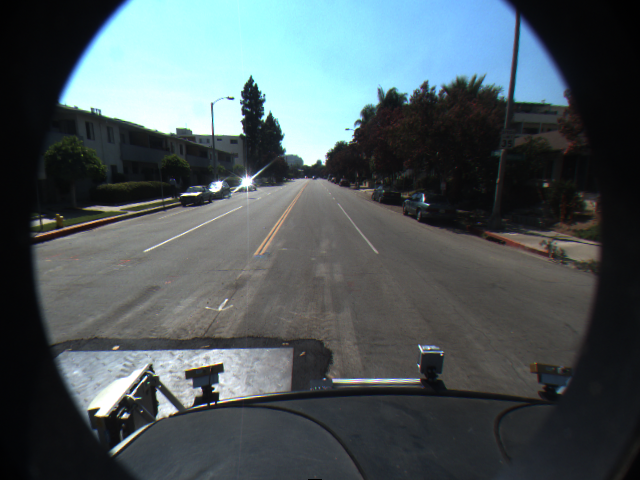
#> input picture images/lane_detection/f00000.png, 640 x 480 px
$ jupyter execute 05_BlockMatching_HarrisCorners_5_2.ipynb   (shell and % lines are left out)   (text cells are left out)
#> lines starting #> are read from the running program, lines starting #| are printed output that depends on the picture; after the words box and inside, x2 and y2 are one past the last pixel; in counts of white or black regions, pixels touching at a corner belong together; long printed decimals are rounded; pictures that were not available may be replaced by others from this repository, and a replacement may not be noted
[cell 1]
import matplotlib.pyplot as plt
from skimage import io, data, feature, color
import numpy as np

# Chose other images if you like
lane1 = io.imread('images/lane_detection/f00000.png')
#> lane1 is the input picture: shape (480, 640, 3); mean R, G, B 76.8, 88.1, 91.5
lane2 = io.imread('images/lane_detection/f00001.png')
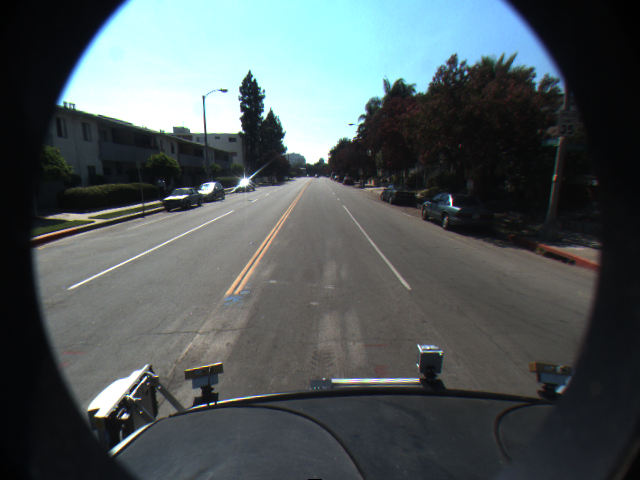
#> input picture images/lane_detection/f00001.png, 640 x 480 px
#> lane2 is the input picture: shape (480, 640, 3); mean R, G, B 79.4, 88.4, 90

# Footage from our Neurocopter project:
# http://berlinbiorobotics.blog/projects/neurocopter/
copter1 = io.imread('images/copter_flight/frame050.jpg')
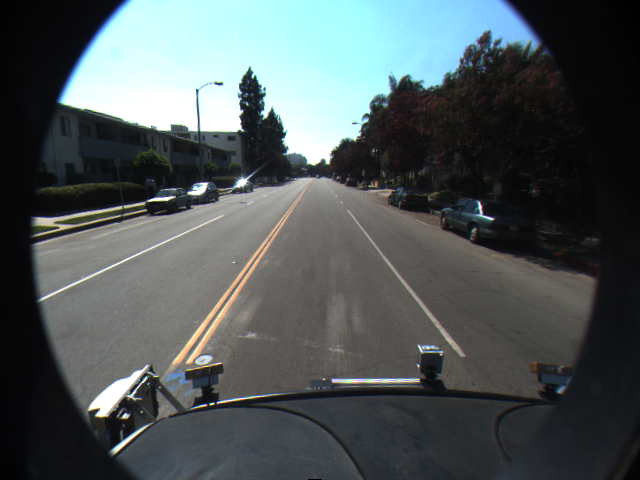
#> input picture images/lane_detection/f00002.png, 640 x 480 px, given in place of frame050.jpg, which was not available
#> copter1 is the input picture: shape (480, 640, 3); mean R, G, B 79, 87.3, 88.4
copter2 = io.imread('images/copter_flight/frame052.jpg')
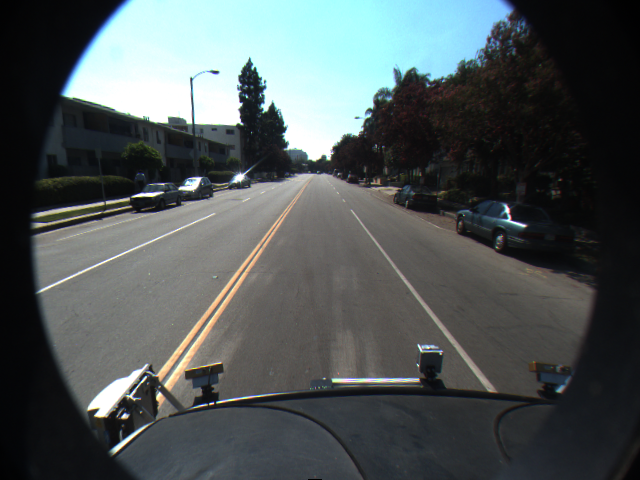
#> input picture images/lane_detection/f00003.png, 640 x 480 px, given in place of frame052.jpg, which was not available
#> copter2 is the input picture: shape (480, 640, 3); mean R, G, B 78.9, 86.2, 86.8

fig = plt.figure(figsize=(15, 10))
ax11 = plt.subplot(2, 2, 1)
ax12 = plt.subplot(2, 2, 2)
ax21 = plt.subplot(2, 2, 3)
ax22 = plt.subplot(2, 2, 4)

ax11.imshow(lane1)
ax12.imshow(lane2)

ax21.imshow(copter1)
ax22.imshow(copter2)
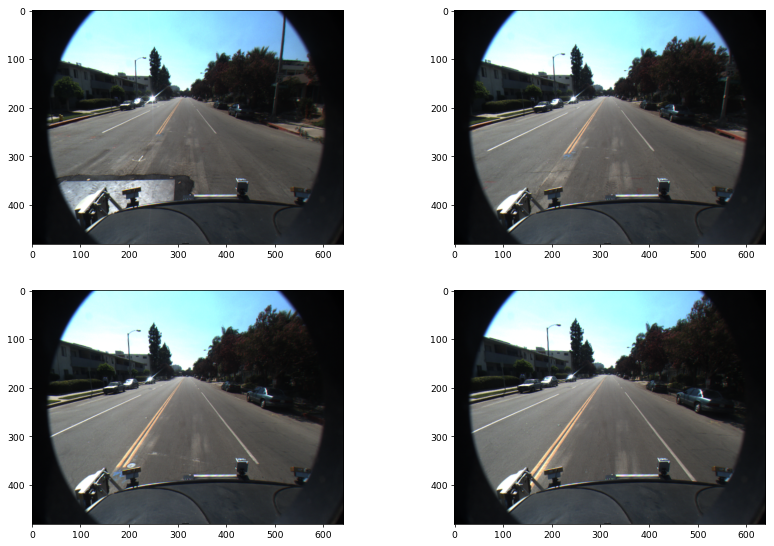
#> figure drawn by matplotlib, 4 panels

[cell 2]
"""
for each pixel 𝑥, 𝑦 in 𝐼
    iterate over all Δ𝑥, Δ𝑦 in a window 𝑊 around 𝑥, 𝑦
        compute the (windowed) SSD between
        𝐼_𝑡(𝑥,𝑦) and 𝐼_{𝑡+1}(𝑥+Δ𝑥,𝑦+Δ𝑦)
    store the flow vector Δ𝑥, Δ𝑦 for the position 𝑥, 𝑦


def get_window(image, x, y, window_size):

    :param window_size: (height, width) values should be odd


    delta_y, delta_x = window_size // 2
    im_h, im_w = image.shape
    y_min, y_max = np.clip(np.array([y - delta_y, y + delta_y]), 0, im_h - 1)
    x_min, x_max = np.clip(np.array([x - delta_x, x + delta_x]), 0, im_w - 1)
    return image[y_min:y_max, x_min:x_max]


def calc_flow(x, y, block, search_window):
    flow_vector = None
    min_ssd = None
    y_min, y_max = [1,2]
    x_min, x_max = [1,2]
    for yi in range(y_min, y_max):
        for xi in range(x_min, x_max):
            v = np.array([xi, yi]) - np.array([x, y])
            ssd = None
    return flow_vector


# def calc_windowed_ssd(x, y, block_size, image):
#     pass

store = {}
block_size = (11, 11)
search_window_size = (100, 100)
pois = [(5, 5)]
sequence = [lane1, lane2]
for t, image in enumerate(sequence):
    if t == 0:
        continue

    im_h, im_w = image.shape
    for y in range(im_h):
        for x in range(im_w):
            block = get_window(sequence[t - 1], x, y, block_size)
            search_window = get_window(image, x, y, search_window_size)
            flow_vector = calc_flow(x, y, block, search_window)
            store[(x, y)] = flow_vector
    min_ssd = None

None
"""

[cell 3]
from skimage import filters

im = color.rgb2gray(copter1)
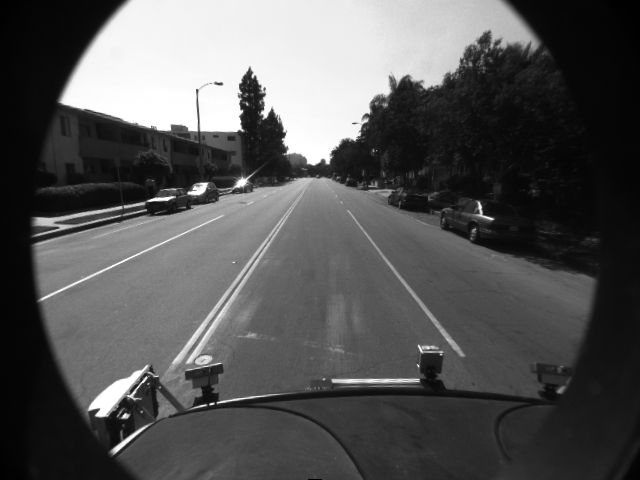
#> im: shape (480, 640) float64; min 0, max 1, mean 0.336
im_width, im_height = im.shape
#> im_width = 480; im_height = 640
H = np.empty([im_width, im_height, 4])
R = np.empty([im_width, im_height])
k = 0.04

print(im_width, im_height)
#| 480 640

# 1) Compute derivations of I
I_x = filters.sobel_h(im)
I_y = filters.sobel_v(im)
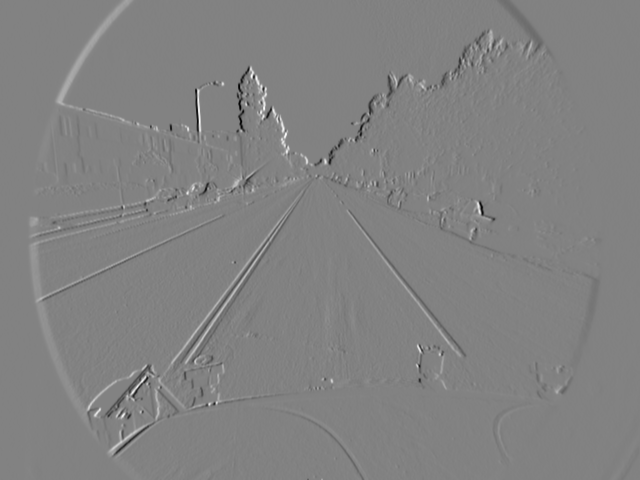
#> I_y: shape (480, 640) float64; min -0.791, max 0.759, mean 6.94e-05; drawn with min black and max white

# 2) Compute products of derivatives at every pixel
I_x2 = I_x*I_x
I_y2 = I_y*I_y
I_xy = I_x*I_y
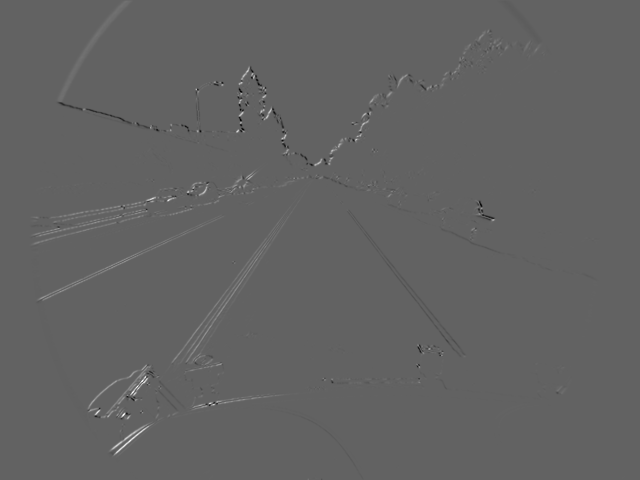
#> I_xy: shape (480, 640) float64; min -0.228, max 0.363, mean 0.000757; drawn with min black and max white

# 3) Compute sums of products at every pixel
S_x2 = filters.sobel(I_x2)
S_y2 = filters.sobel(I_y2)
S_xy = filters.sobel(I_xy)
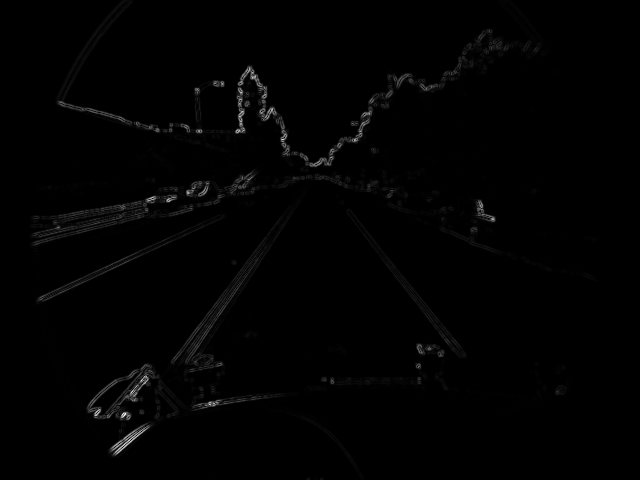
#> S_xy: shape (480, 640) float64; min 0, max 0.249, mean 0.00221; drawn with min black and max white

# 4) Define matrix at each pixel
for x in range(im_width):
    for y in range(im_height):
        H[x][y][0] = S_x2[x][y]
        H[x][y][1] = S_xy[x][y]
        H[x][y][2] = S_xy[x][y]
        H[x][y][3] = S_y2[x][y]

# 5) Compute detector response: R = det H - k* trace H **2            det=ad-bc    trace=a+d
for x in range(im_width):
    for y in range(im_height):
        det = (H[x][y][0]*H[x][y][3]) - (H[x][y][1]*H[x][y][2]) # second term always zero therefore obsolet, right?
        trace = H[x][y][0]+H[x][y][3]
        R[x][y] = det - k*(np.power(trace,2))

[cell 4]
# 6) Threshold the value of R. Compute nonmax suppression
R[R <= 0.005] = 0
rmax = R.max()
#> rmax = 0.0479
rmin = R.min()
#> rmin = 0
print(rmax, rmin)
#| 0.04791 0.0
print(np.count_nonzero(R))
#| 323

kernel_size = 3
result = np.zeros([im_width, im_height])

LC_vec = []

for x in range(im_width-(kernel_size-1)):
    for y in range(im_height-(kernel_size-1)):
        R_window = R[x:x+kernel_size,y:y+kernel_size]
        score = np.sum(R_window)
        result[x+1][y+1] = score

#second Treshold to reduce LC vector length
#result[result <= 0.04] = 0
#print(np.count_nonzero(result))

for x in range(im_width):
    for y in range(im_height):
        if(result[x][y] != 0.0):
            LC_vec.append((x,y))

# print(len(LC_vec))
# print(LC_vec)


fig = plt.figure(figsize=(20, 15))
plt.imshow(result, cmap='gray')


"""
print(result.max())
result[result <= 0.03] = 0
print(np.count_nonzero(result))

for dot in ...
patches = Circle((cy, cx), radius=3, color='red')
"""

[cell 5]
# Get most valuable Harris Corner
corner = np.argmax(result)
#> corner = 70001
corner_x = corner / im_height
#> corner_x = 109.4
corner_y = corner % im_height
#> corner_y = 241

HC = (corner_y, corner_x)
#> HC = (241, 109.4)
print(HC)
#| (241, 109.377)

[cell 6]
LC_vec

[cell 7]
# OpenCV
import cv2
print(cv2.__version__)

[cell 8]
import cv2 as cv


copter1_gray = cv.imread('images/copter_flight/frame050.jpg', cv.IMREAD_GRAYSCALE)
#> copter1_gray: shape (480, 640); min 0, max 255, mean 84.5
copter2_gray = cv.imread('images/copter_flight/frame052.jpg', cv.IMREAD_GRAYSCALE)
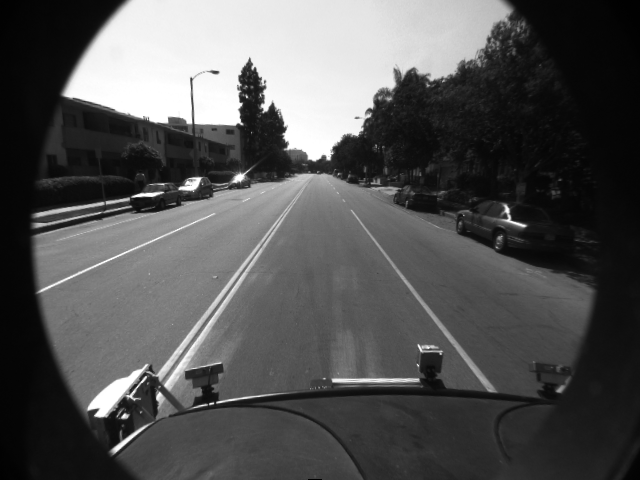
#> copter2_gray: shape (480, 640); min 0, max 255, mean 83.6
print(type(copter2_gray))
#| <class 'numpy.ndarray'>

lk_params = dict( winSize  = (15, 15),
                  maxLevel = 2,
                  criteria = (cv.TERM_CRITERIA_EPS | cv.TERM_CRITERIA_COUNT, 10, 0.03))
prevPts = np.array(LC_vec, dtype=np.float32)
nextPts, status, err = cv2.calcOpticalFlowPyrLK(
    copter1_gray, copter2_gray,
    prevPts,
    None,
#     [None for i in range(len(LC_vec))],
    **lk_params
)
#> nextPts = 1510 pairs, first value -28.96 to 433.5, second value 80.01 to 494.5; status = 1510 values, max 1 at index 9, min 0 at index 0, mean 0.962; err = 1510 values, max 1.09e+32 at index 77, min -2.1e+33 at index 53, mean -1.46e+30
print(nextPts.shape, '--', status.shape, err.shape)
#| (1510, 2) -- (1510, 1) (1510, 1)

[cell 9]
from skimage.draw import line

res_img = np.copy(copter2)
for p, n, stat in zip(prevPts, nextPts, status):
    if stat == 1:
        y1, x1 = p.astype(np.uint)
        y2, x2 = n.astype(np.uint)
        rr, cc = line(y1, x1, y2, x2)
        res_img[rr, cc] = [255, 0, 0]
#> this loop made 1510 passes
#> (n, stat, y1, x1, y2, x2, rr, cc) on passes 10, 11, 14, 20: ([69.62, 235.9], [1], 72, 244, 69, 235, [72, 72, 71, 71, 71, 70, 70, 70, 69, 69], [244, 243, 242, 241, 240, 239, 238, 237, 236, 235]), ([62.56, 239.3], [1], 72, 245, 62, 239, [72, 71, 70, 69, 68, 67, 66, 65, 64, 63, 62], [245, 244, 244, 243, 243, 242, 241, 241, 240, 240, 239]), ([73.9, 243.7], [1], 73, 245, 73, 243, [73, 73, 73], [245, 244, 243]), ([77.34, 248.3], [1], 74, 253, 77, 248, [74, 75, 75, 76, 76, 77], [253, 252, 251, 250, 249, 248])
#> (n, stat, y1, x1, y2, x2, rr) on passes 24, 29, 33, 42, 47: ([61.12, 248.3], [1], 74, 257, 61, 248, [74, 73, 72, 71, 70, 69, 68, 67, 66, 65, 64, 63, 62, 61]), ([62.7, 246.4], [1], 75, 256, 62, 246, [75, 74, 73, 72, 71, 70, 69, 68, 67, 66, 65, 64, 63, 62]), ([62.17, 241.8], [1], 76, 252, 62, 241, [76, 75, 74, 73, 72, 71, 70, 69, 68, 67, 66, 65, 64, 63, 62]), ([64.08, 245], [1], 77, 255, 64, 245, [77, 76, 75, 74, 73, 72, 71, 70, 69, 68, 67, 66, 65, 64]), ([71.94, 239.4], [1], 78, 252, 71, 239, [78, 77, 77, 76, 76, 75, 75, 74, 74, 73, 73, 72, 72, 71])
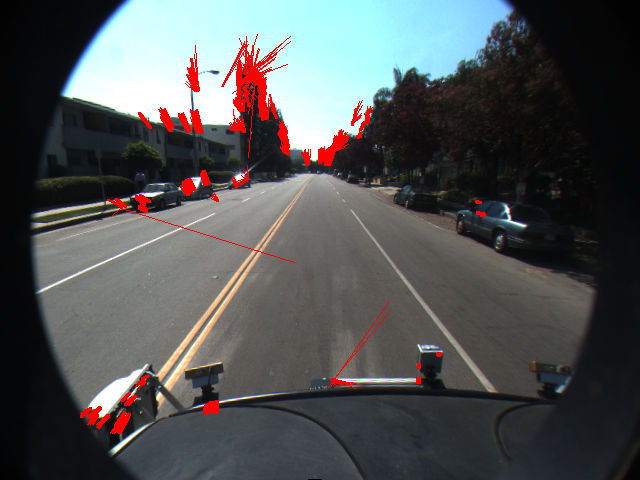
#> res_img: shape (480, 640, 3); 2.07% of pixels changed, all inside (x1, y1, x2, y2) = (80, 34, 486, 434)

io.imshow(res_img)
